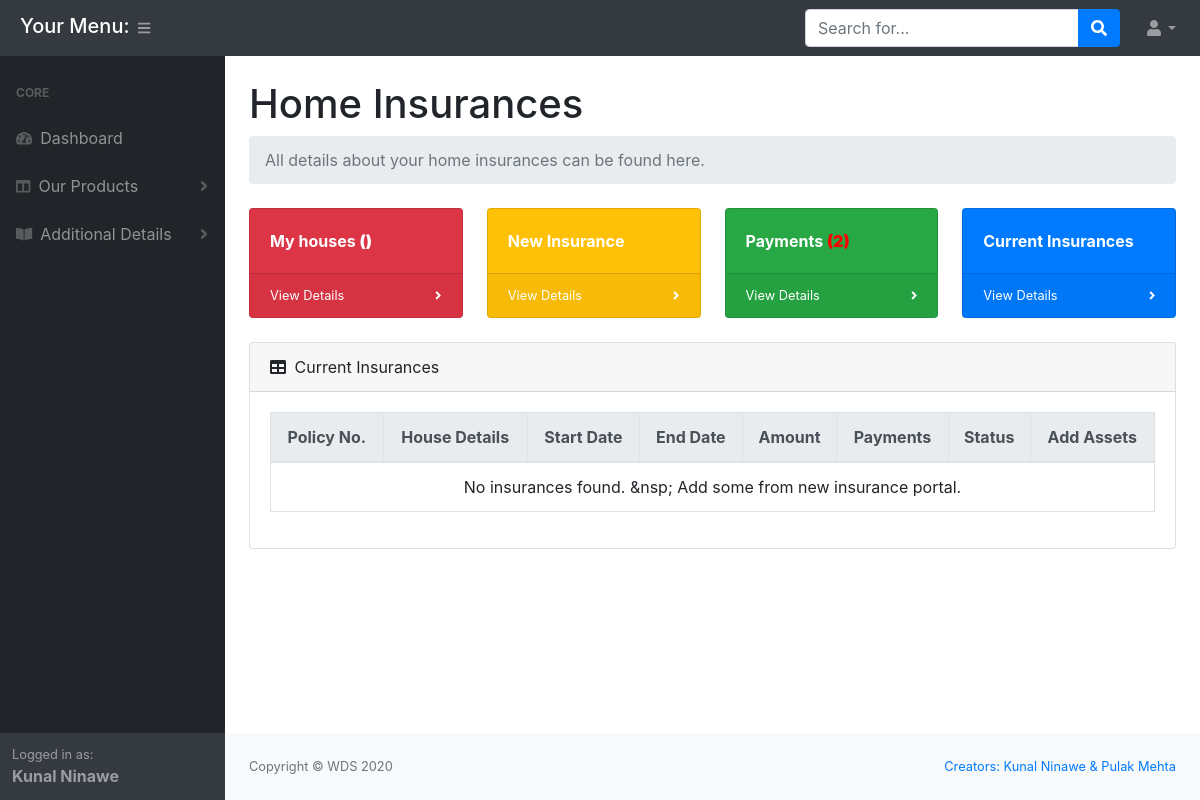
Page /customer/dist/current_ins.php (signed in) on the earlier database version.
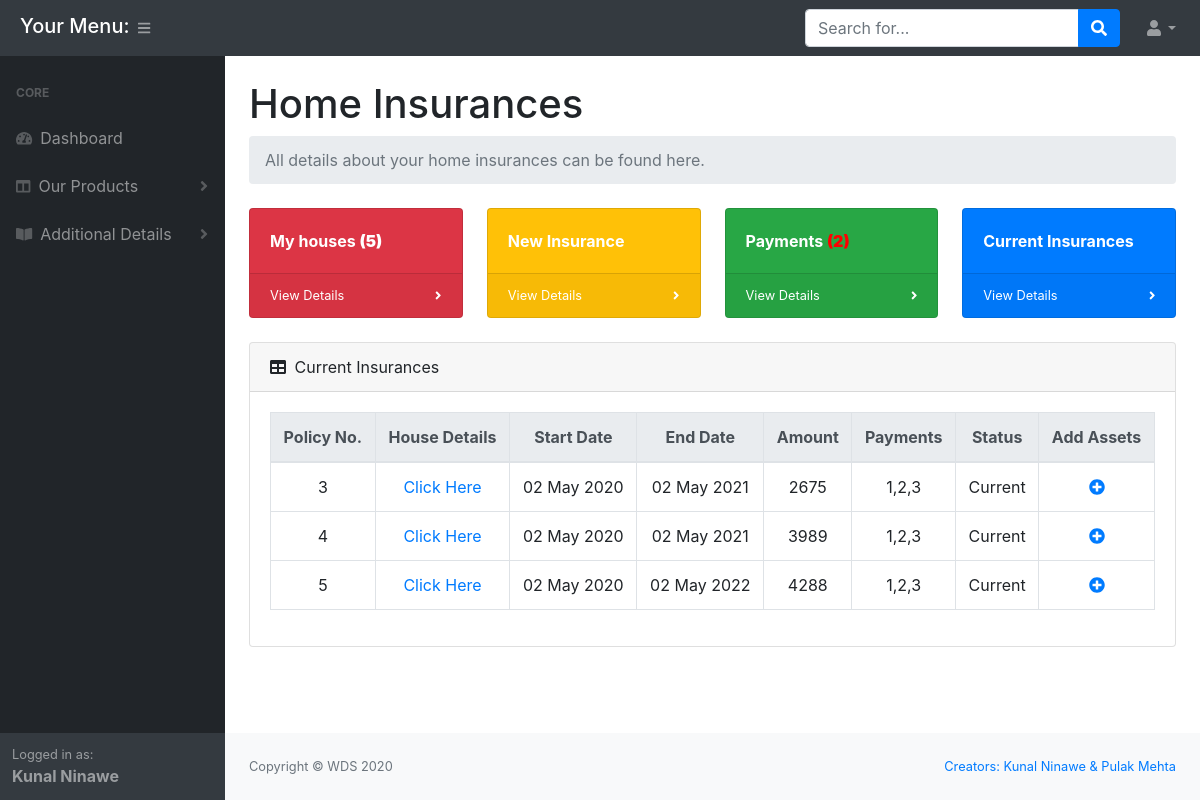
Same page on the later database version.
### tables this page shows
CREATE TABLE IF NOT EXISTS `home_ins` (
  `hinsid` int(11) NOT NULL AUTO_INCREMENT,
  `cust_id` int(11) NOT NULL,
  `start_date` date NOT NULL,
  `end_date` date NOT NULL,
  `total_amount` bigint(13) NOT NULL,
  `status` varchar(1) NOT NULL DEFAULT 'C',
  PRIMARY KEY (`hinsid`)
);

### customer/dist/functions.php (the view, shortened to what the changed rows need)
<?php
	require_once 'db.php';
	function showHomeDetails($email){
		global $conn;
		$sql = "SELECT * from home_details where cust_id=(select cust_id from cust_details where email='$email')";
		$res = mysqli_query($conn,$sql);
		$num_rows = mysqli_num_rows($res);
	    if($num_rows>0){
	    	return $res;
	    }
	    else{
	    	return false;
	    }
	}
	function getHouseCount($email){
		$res = showHomeDetails($_SESSION['email']);
        return mysqli_num_rows($res);
	}
	function getFormattedDate($time){
        $day=date("d",$time);
        $month=date("M",$time);
        $year=date("Y",$time);
        return ($day." ".$month." ".$year);
	}
	function showHomeInsDetails($email){
		global $conn;
		$sql = "SELECT * FROM home_ins WHERE cust_id=(SELECT cust_id FROM cust_details WHERE email='$email')";
		$query = mysqli_query($conn, $sql);
		$num_rows = mysqli_num_rows($query);
		if($num_rows > 0){
			return $query;
		}
		else{
			return false;
		}
	}

### customer/dist/functions.php (the view, shortened to what the changed rows need)
<?php
	require_once 'db.php';
	function showHomeDetails($email){
		global $conn;
		$sql = "SELECT * from home_details where cust_id=(select cust_id from cust_details where email='$email')";
		$res = mysqli_query($conn,$sql);
		$num_rows = mysqli_num_rows($res);
	    if($num_rows>0){
	    	return $res;
	    }
	    else{
	    	return false;
	    }
	}
	function getHouseCount($email){
		$res = showHomeDetails($_SESSION['email']);
        return mysqli_num_rows($res);
	}
	function getFormattedDate($time){
        $day=date("d",$time);
        $month=date("M",$time);
        $year=date("Y",$time);
        return ($day." ".$month." ".$year);
	}
	function showHomeInsDetails($email){
		global $conn;
		$sql = "SELECT * FROM home_ins WHERE cust_id=(SELECT cust_id FROM cust_details WHERE email='$email')";
		$query = mysqli_query($conn, $sql);
		$num_rows = mysqli_num_rows($query);
		if($num_rows > 0){
			return $query;
		}
		else{
			return false;
		}
	}

### customer/dist/current_ins.php (shortened to what the changed rows need)
<!DOCTYPE html>
<html>
<head>
</head>
<body class="sb-nav-fixed">
    <?php
    require_once 'header.php';
    ?>
    <div id="layoutSidenav_content">
        <?php
        require_once 'home_ins_header.php';
        ?>
        <?php
        $result1 = showHomeInsDetails($_SESSION['email']);
        ?>
        <div class="home_ins_content">
            <div class="card mb-4">
                <div class="card-body">
                    <div class="table-table-responsive-lg">
                        <table class="table table-bordered table-hover text-center">
                            <thead class="thead-light">
                                <tr>
                                    <th>Policy No.</th>
                                    <th>House Details</th>
                                    <th>Start Date</th>
                                    <th>End Date</th>
                                    <th>Amount</th>
                                    <th>Payments</th>
                                    <th>Status</th>
                                    <th>Add Assets</th>
                                </tr>
                            </thead>
                            <tbody>
                            <?php
                            $result = showHomeInsDetails($_SESSION['email']);
                            if ($result == false) {
                                echo " <tr>
                                        <td colspan='8'>No insurances found. &nsp;&nbsp;Add some from new insurance portal.</td>
                                      </tr>";
                            } else {
                                while ($row = mysqli_fetch_array($result)) {
                                    if($row['status']=='C'){
                                        $row['status'] = 'Current';
                                    }
                                    else{
                                        $row['status'] = 'Expired';
                                    }
                                    $row['start_date'] = getFormattedDate(strtotime($row['start_date']));
                                    $row['end_date'] = getFormattedDate(strtotime($row['end_date']));
                                    echo "
                                            <tr>
                                                <td>".$row['hinsid']."</td>
                                                <td><a href='#' data-toggle='modal' data-target='#homeDetailsModall".$row['hinsid']."'>Click Here</a></td>
                                                <td>" . $row['start_date'] . "</td>
                                                <td>" . $row['end_date'] . "</td>
                                                <td>" . $row['total_amount'] . "</td>
                                                <td> 1,2,3</td>
                                                <td>" . $row['status'] . "</td>
                                                <td><a href='#' data-toggle='modal' data-target='#addAssetModal".$row['hinsid']."'><i class='fas fa-plus-circle'></i></a></td>
                                            </tr>
                                        ";
                                }
                            }
                            ?>
                            </tbody>
                        </table>
                    </div>
                </div>
            </div>
        </div>
    </div>
    </main>
    </div>
</body>
</html>

### customer/dist/home_ins_header.php (shortened to what the changed rows need)
<main>
                    <div class="container-fluid">
                        <h1 class="mt-4">Home Insurances</h1>
                        <div class="row">
                            <div class="col-xl-3 col-md-6">
                                <div class="card bg-danger text-white mb-4" style="font-weight: bold;">
                                    <div class="card-body">My houses <b>(<?php
                                        echo getHouseCount($_SESSION['email']);
                                     ?>)</b></div>
                                </div>
                            </div>
                        </div>

Differences in the rows shown:
added home_ins: hinsid "3", start_date "02 May 2020", end_date "02 May 2021", total_amount "2675", status "Current"
added home_ins: hinsid "4", start_date "02 May 2020", end_date "02 May 2021", total_amount "3989", status "Current"
added home_ins: hinsid "5", start_date "02 May 2020", end_date "02 May 2022", total_amount "4288", status "Current"
Other differences:
getHouseCount($_SESSION['email']): (not shown) → "5"
text no longer shown: "No insurances found. &nsp; Add some from new insurance portal."
